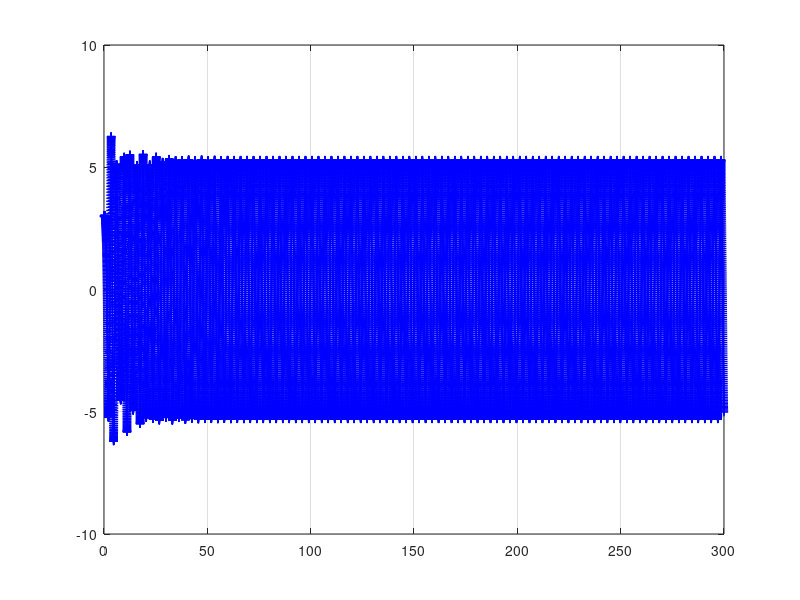
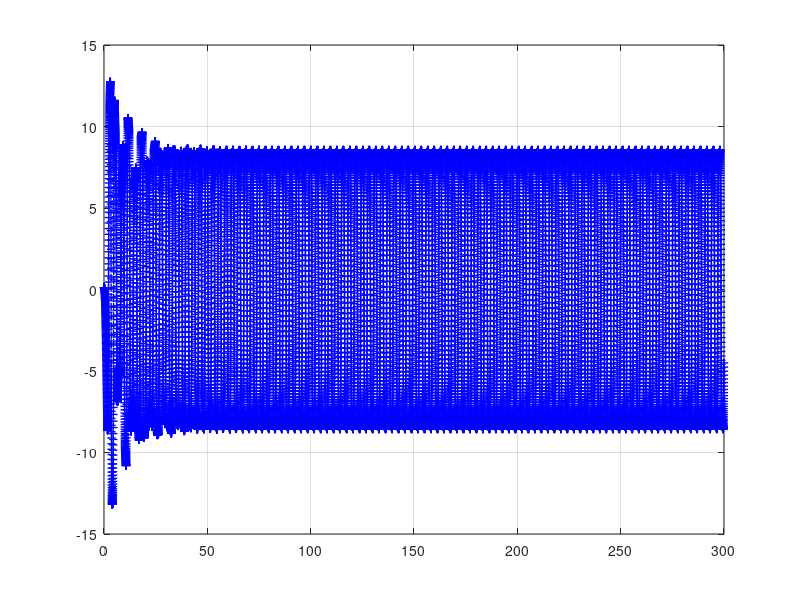
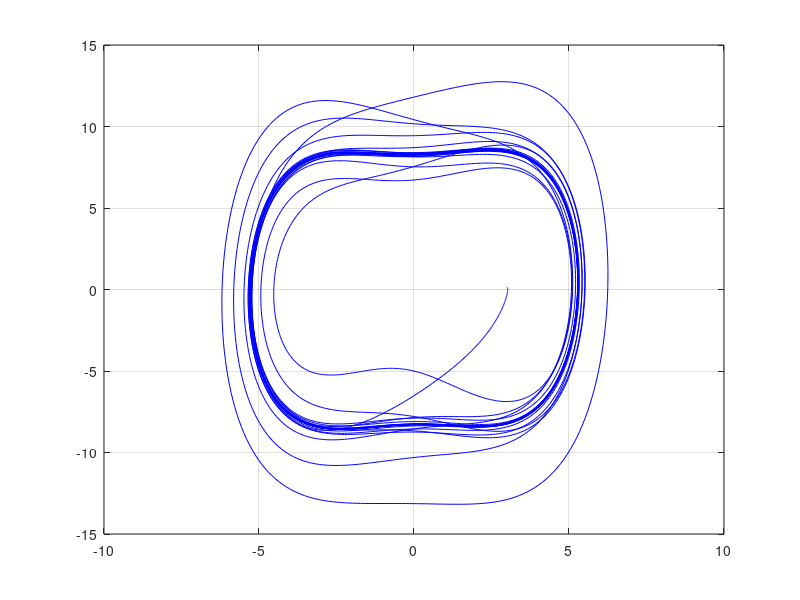

These charts were generated, in order, by the following MATLAB code:
clear all; close all;
N = 30000; m = 1.0; dt=0.01; k =1.0; b =0.2; F =10; eps = 0.25;  wf =2;
x(1) = 3; v(1)=0.1;
x(2) = x(1) + (v(1)*dt); t(1) = 0; t(2) = t(1) + dt;
v(2) = v(1) + (-(k/m)*x(1) - (b/m)*v(1) -(eps/m)*x(1)^3  + (F/m)*cos(wf*t(1)))*dt;
E(1) = (0.5*m*v(1)^2)+(0.5*k*x(1)^2); E(2) = (0.5*m*v(2)^2)+(0.5*k*x(2)^2); 
for i = 3:N
  t(i) = t(i-1) + dt;
  x(i) = 2*x(i-1) - x(i-2) + (-(k/m)*x(i-1) -(eps/m)*x(i-1)^3 - (b/m)*v(i-1) + (F/m)*cos(wf*t(i-1)))*dt^2;
  v(i) = (x(i-1) - x(i-2))/dt; 
end
figure(1);clf; plot(t,x,'b+','linewidth',1);grid on;
figure(2);clf; plot(t,v,'b+','linewidth',1);grid on;
figure(3);clf; plot(x,v,'b-','linewidth',0.5);grid on;
